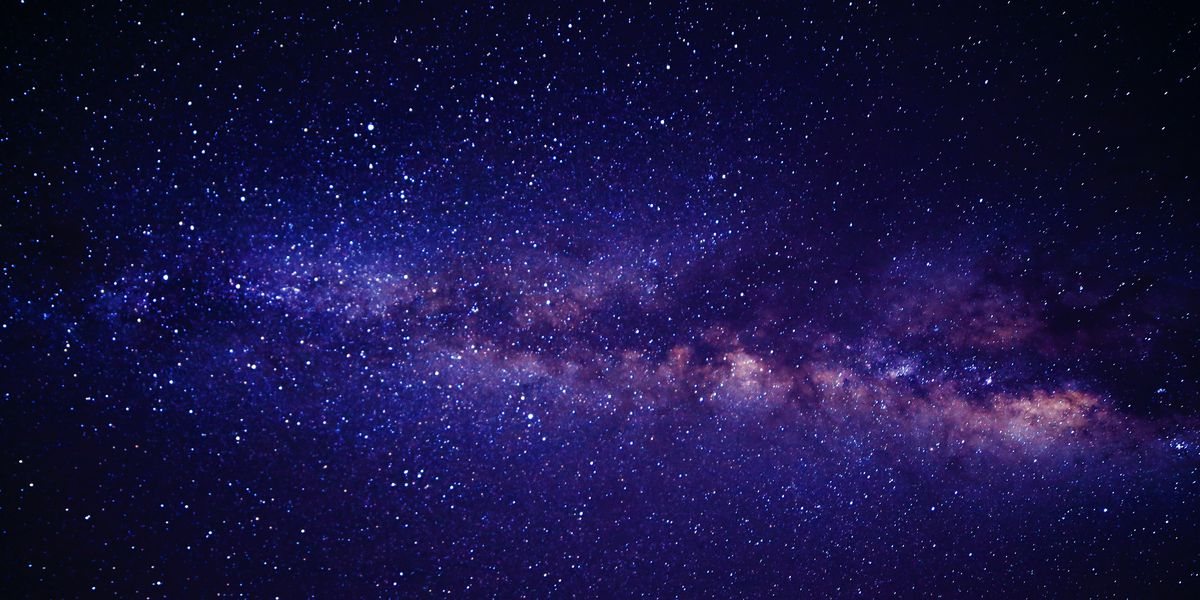
#> input picture 1.jpg, 1200 x 600 px
$ python -i laplacian_filter.py   (imports and definitions only)
#> lines starting #> are read from the running program, lines starting #| are printed output that depends on the picture
import numpy as np
from PIL import Image
from scipy.ndimage import convolve


class LaplacianFilter:

    def __init__(self, path):
        self.image = path

    def apply_filter(self):
        # Load The Image
        self.img = np.array(Image.open(self.image).convert('L'))
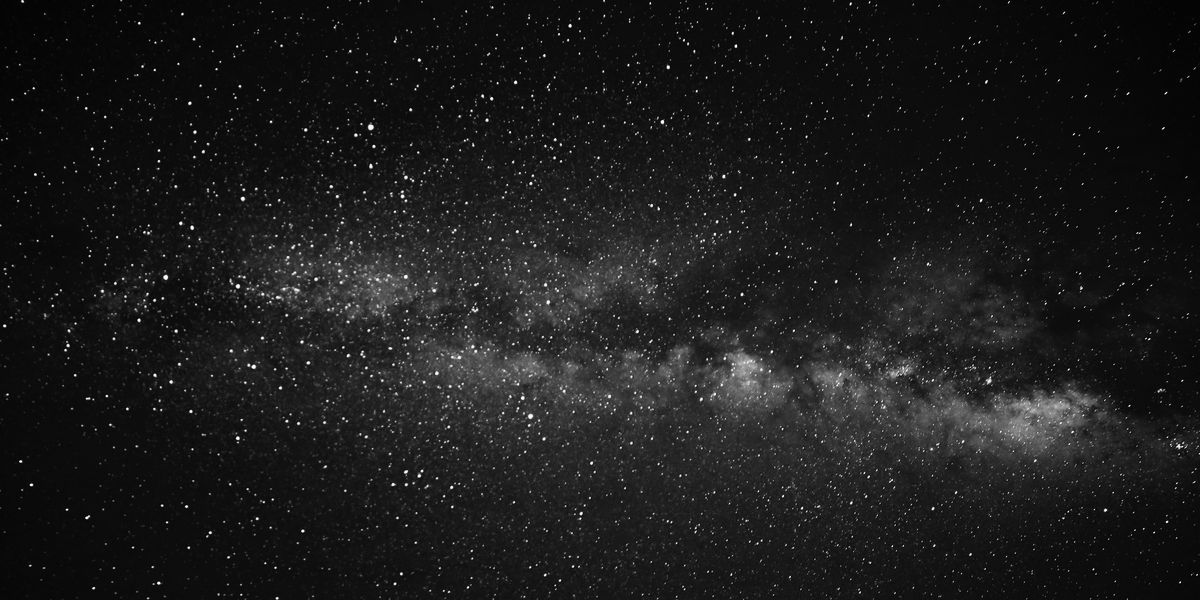
#> self.img: shape (600, 1200); min 0, max 254, mean 27.4
        # Define the Laplacian filter kernel
        self.laplacian_kernel = np.array([[0, 1, 0],
                                    [1, -4, 1],
                                    [0, 1, 0]])
        # Apply Laplacian filter
        self.laplacian_filtered = convolve(self.img, self.laplacian_kernel)
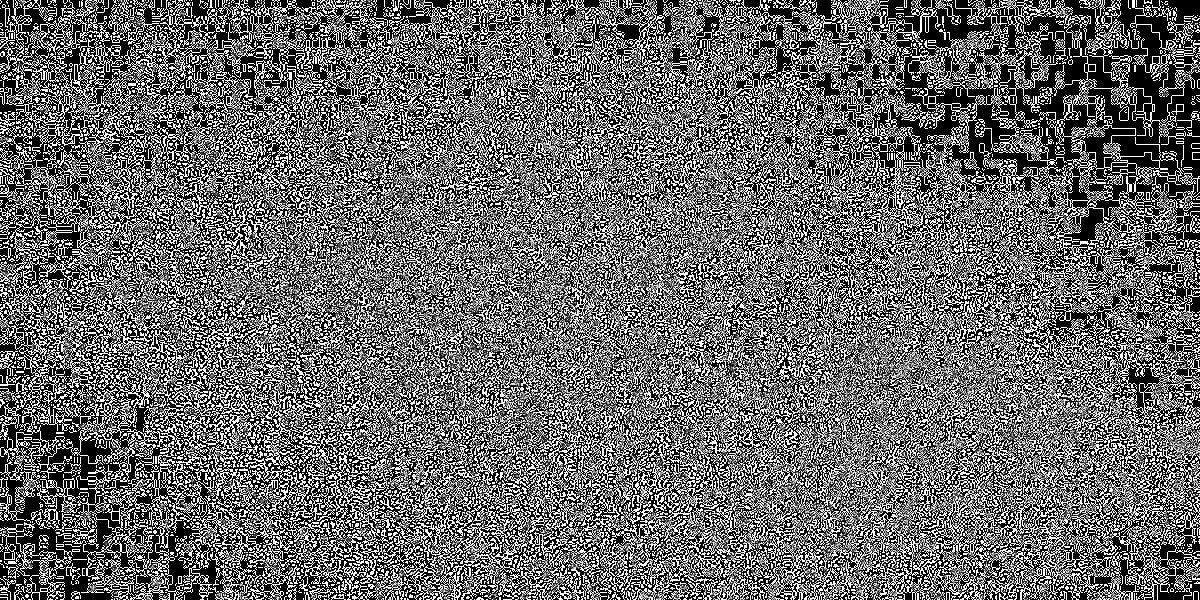
#> self.laplacian_filtered: shape (600, 1200); min 0, max 255, mean 105.9
        # Convert Array To An Image
        self.img = Image.fromarray(self.laplacian_filtered)
        # Save image
        self.save = input("Do You Need To Save the New Image (Y/N): ")
#> the answer given: out.png
        if self.save.lower() == 'y':
            if self.img.mode != 'RGB':
                self.img_name = input("Enter Image Name: ")
                self.new_img =self.img.convert('RGB')
                self.new_img.save(f'{self.img_name}.jpg')
        # Show the new image
        self.img.show()

>>> result = LaplacianFilter('../1.jpg').apply_filter()
